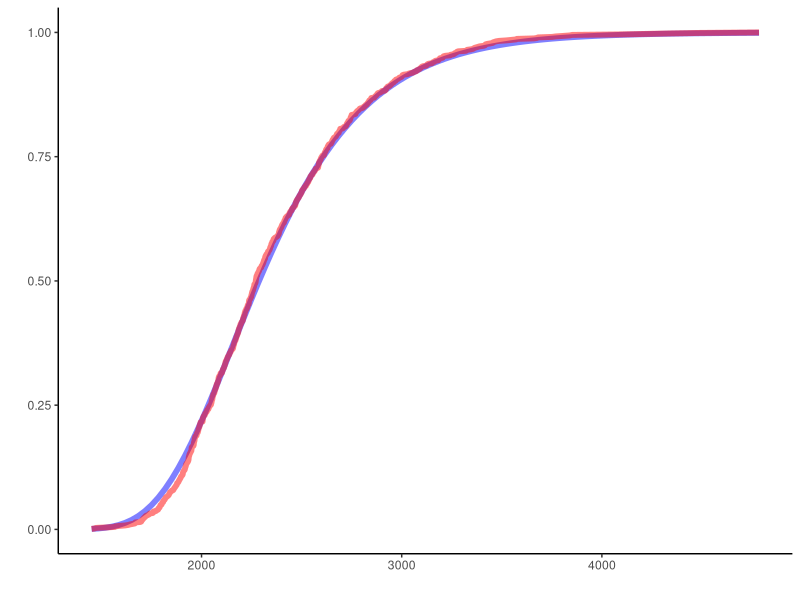

Here is the R script that generated this plot:
# R. Teal Witter
# Math 710 Spring 2019
# Cover Time of Birthdays
library(tidyverse)
library(ggplot2)

trials <- 1000         # Number of trials
n <- 365               # Number of 'vertices' to cover
cover_times <- c()
for (i in 1:trials) {
  x <- 0
  birthdays <- 1:n # Unvisited birthdays
  # Count number of people until every birthday is covered
  while (length(birthdays) > 0) {
    birthday <- sample(1:n, 1, replace=TRUE)      # Uniform birthdays
    birthdays <- birthdays[birthdays != birthday] # Remove birthday
    x <- x+1                                      # Count steps
  }
  cover_times[i] <- x
}

cover_times2 <- data.frame(cover_times)

cover_times3 <- cover_times2%>% # Append percentiles
  mutate(percentile=ecdf(cover_times)(cover_times))

cdf <- function(r) { # Analytical result of cover time CDF
  x <- (r - n * log(n)) / n
  return (exp(-exp(-x)))
}

cdf(2190) # Probability all birthdays represented with 2190 people
cdf(1825) # Probability all birthdays represented with 1825 people

cover_times3 %>% # Graph of birthday cover times
  ggplot() + theme_classic()+
  stat_function(fun = cdf, color="blue", alpha=.5, size=2) +
  geom_line(aes(x=cover_times3$cover_times, y=cover_times3$percentile),
            color="red", alpha=.5, size=2) +
  ylab("") + xlab("")
